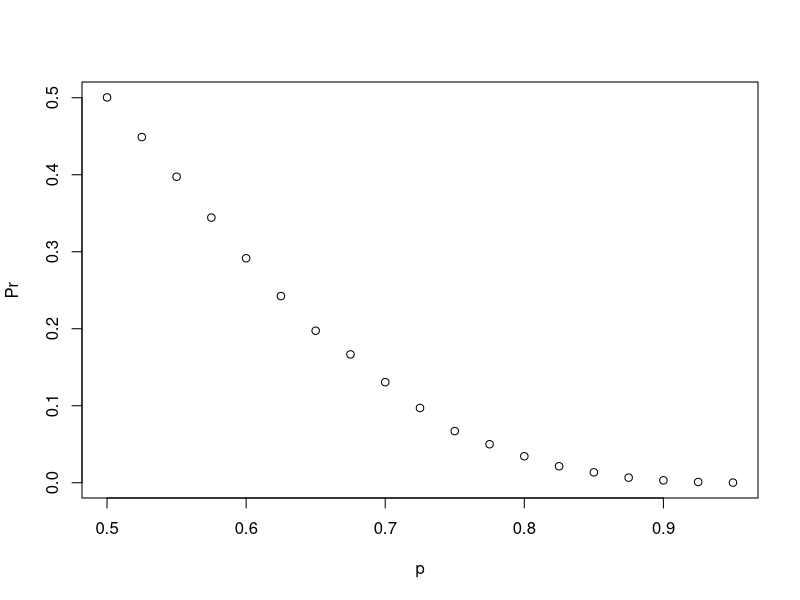

This figure's R source:
# Let's assign the variable 'p' as the vector of probabilities that team A will win.
p <- seq(0.5, 0.95, 0.025)

# Given a value 'p', the probability of winning the series for the underdog team B can be computed with the following function based on a Monte Carlo simulation:
prob_win <- function(p){
  B <- 10000
  result <- replicate(B, {
    b_win <- sample(c(1,0), 7, replace = TRUE, prob = c(1-p, p))
    sum(b_win)>=4
  })
  mean(result)
}


# Apply the 'prob_win' function across the vector of probabilities that team A will win to determine the probability that team B will win. Call this object 'Pr'.
Pr <- sapply(p, prob_win)

# Plot the probability 'p' on the x-axis and 'Pr' on the y-axis.
plot(p, Pr)